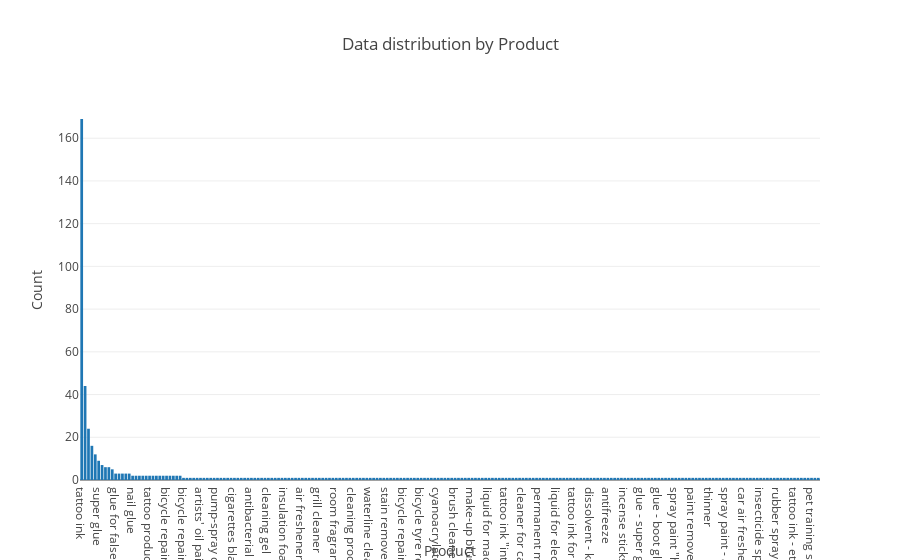

This figure's notebook cell:
### Markdown cell above
### Plot the distribution

### Code cell
product_counts_plot = [go.Bar(x=product_counts['Product'], y=product_counts['Count'])]
py.iplot({'data': product_counts_plot,
                  'layout': {
            'title': 'Data distribution by Product',
            'xaxis': {
                 'title': 'Product'},
            'yaxis': {
                'title': 'Count '}
        }})

### Figure 1 — Plotly figure (JSON) as saved in the notebook; plotly's stock layout.template omitted (floating-point values rounded to 4 significant figures; data arrays with more than 128 entries replaced by an {"elided": "..."} marker saying what was removed)
{"data": [{"type": "bar", "uid": "2a3bdb4c-9d6d-11e8-ad0a-704d7b2ccef5", "x": {"elided": "218 str values"}, "y": {"elided": "218 int values"}}], "layout": {"title": "Data distribution by Product", "xaxis": {"title": "Product"}, "yaxis": {"title": "Count "}}}
